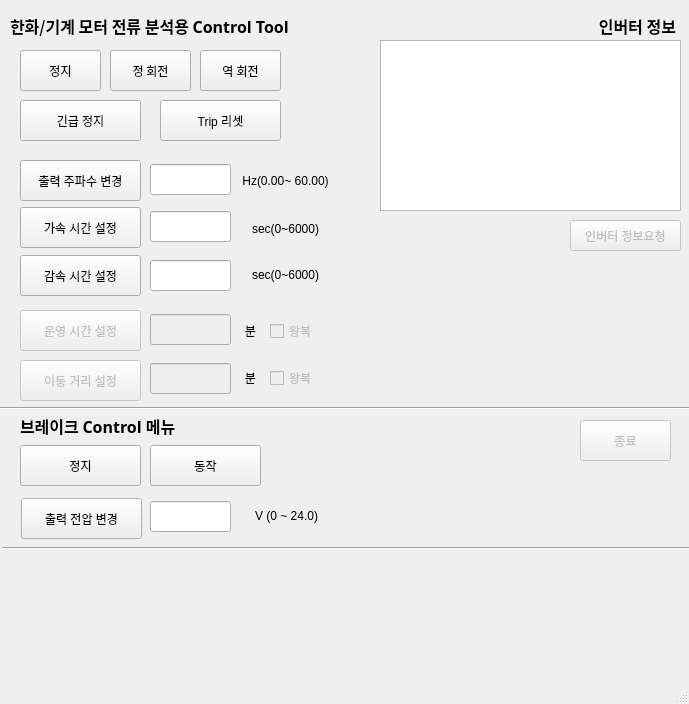
<?xml version="1.0" encoding="UTF-8"?>
<ui version="4.0">
 <class>MainWindow</class>
 <widget class="QMainWindow" name="MainWindow">
  <property name="geometry">
   <rect>
    <x>0</x>
    <y>0</y>
    <width>689</width>
    <height>704</height>
   </rect>
  </property>
  <property name="windowTitle">
   <string>MainWindow</string>
  </property>
  <widget class="QWidget" name="centralwidget">
   <widget class="QLabel" name="label">
    <property name="geometry">
     <rect>
      <x>10</x>
      <y>10</y>
      <width>361</width>
      <height>31</height>
     </rect>
    </property>
    <property name="font">
     <font>
      <family>맑은 고딕</family>
      <pointsize>12</pointsize>
      <weight>75</weight>
      <bold>true</bold>
     </font>
    </property>
    <property name="text">
     <string>한화/기계 모터 전류 분석용 Control Tool</string>
    </property>
   </widget>
   <widget class="QPushButton" name="pushButton_FrontRun">
    <property name="geometry">
     <rect>
      <x>110</x>
      <y>50</y>
      <width>81</width>
      <height>41</height>
     </rect>
    </property>
    <property name="font">
     <font>
      <family>맑은 고딕</family>
      <pointsize>9</pointsize>
      <weight>50</weight>
      <bold>false</bold>
      <kerning>false</kerning>
     </font>
    </property>
    <property name="text">
     <string>정 회전</string>
    </property>
   </widget>
   <widget class="QPushButton" name="pushButton_BackRun">
    <property name="geometry">
     <rect>
      <x>200</x>
      <y>50</y>
      <width>81</width>
      <height>41</height>
     </rect>
    </property>
    <property name="text">
     <string>역 회전</string>
    </property>
   </widget>
   <widget class="QPushButton" name="pushButton_Stop">
    <property name="enabled">
     <bool>true</bool>
    </property>
    <property name="geometry">
     <rect>
      <x>20</x>
      <y>50</y>
      <width>81</width>
      <height>41</height>
     </rect>
    </property>
    <property name="text">
     <string>정지</string>
    </property>
   </widget>
   <widget class="QPushButton" name="pushButton_EMGStop">
    <property name="geometry">
     <rect>
      <x>20</x>
      <y>100</y>
      <width>121</width>
      <height>41</height>
     </rect>
    </property>
    <property name="text">
     <string>긴급 정지</string>
    </property>
   </widget>
   <widget class="QPushButton" name="pushButton_ErrorReset">
    <property name="geometry">
     <rect>
      <x>160</x>
      <y>100</y>
      <width>121</width>
      <height>41</height>
     </rect>
    </property>
    <property name="text">
     <string>Trip 리셋</string>
    </property>
   </widget>
   <widget class="QPushButton" name="pushButton_ChangeFreq">
    <property name="geometry">
     <rect>
      <x>20</x>
      <y>160</y>
      <width>121</width>
      <height>41</height>
     </rect>
    </property>
    <property name="text">
     <string>출력 주파수 변경</string>
    </property>
   </widget>
   <widget class="QLabel" name="label_3">
    <property name="geometry">
     <rect>
      <x>240</x>
      <y>165</y>
      <width>91</width>
      <height>31</height>
     </rect>
    </property>
    <property name="text">
     <string>Hz(0.00~ 60.00)</string>
    </property>
    <property name="alignment">
     <set>Qt::AlignCenter</set>
    </property>
   </widget>
   <widget class="QLabel" name="label_6">
    <property name="geometry">
     <rect>
      <x>240</x>
      <y>213</y>
      <width>91</width>
      <height>31</height>
     </rect>
    </property>
    <property name="text">
     <string>sec(0~6000)</string>
    </property>
    <property name="alignment">
     <set>Qt::AlignCenter</set>
    </property>
   </widget>
   <widget class="QPushButton" name="pushButton_SetAccelTime">
    <property name="geometry">
     <rect>
      <x>20</x>
      <y>207</y>
      <width>121</width>
      <height>41</height>
     </rect>
    </property>
    <property name="text">
     <string>가속 시간 설정</string>
    </property>
   </widget>
   <widget class="QPushButton" name="pushButton_SetDecelTime">
    <property name="geometry">
     <rect>
      <x>20</x>
      <y>255</y>
      <width>121</width>
      <height>41</height>
     </rect>
    </property>
    <property name="text">
     <string>감속 시간 설정</string>
    </property>
   </widget>
   <widget class="QLabel" name="label_7">
    <property name="geometry">
     <rect>
      <x>240</x>
      <y>259</y>
      <width>91</width>
      <height>31</height>
     </rect>
    </property>
    <property name="text">
     <string>sec(0~6000)</string>
    </property>
    <property name="alignment">
     <set>Qt::AlignCenter</set>
    </property>
   </widget>
   <widget class="QLabel" name="label_8">
    <property name="geometry">
     <rect>
      <x>240</x>
      <y>315</y>
      <width>21</width>
      <height>31</height>
     </rect>
    </property>
    <property name="text">
     <string>분</string>
    </property>
    <property name="alignment">
     <set>Qt::AlignCenter</set>
    </property>
   </widget>
   <widget class="QPushButton" name="pushButton_SetOpTime">
    <property name="enabled">
     <bool>false</bool>
    </property>
    <property name="geometry">
     <rect>
      <x>20</x>
      <y>310</y>
      <width>121</width>
      <height>41</height>
     </rect>
    </property>
    <property name="text">
     <string>운영 시간 설정</string>
    </property>
   </widget>
   <widget class="QCheckBox" name="checkBox_OpTimeShuttle">
    <property name="enabled">
     <bool>false</bool>
    </property>
    <property name="geometry">
     <rect>
      <x>270</x>
      <y>323</y>
      <width>51</width>
      <height>16</height>
     </rect>
    </property>
    <property name="text">
     <string>왕복</string>
    </property>
   </widget>
   <widget class="QPushButton" name="pushButton_SetMovingDistance">
    <property name="enabled">
     <bool>false</bool>
    </property>
    <property name="geometry">
     <rect>
      <x>20</x>
      <y>360</y>
      <width>121</width>
      <height>41</height>
     </rect>
    </property>
    <property name="text">
     <string>이동 거리 설정</string>
    </property>
   </widget>
   <widget class="QLabel" name="label_9">
    <property name="geometry">
     <rect>
      <x>240</x>
      <y>362</y>
      <width>21</width>
      <height>31</height>
     </rect>
    </property>
    <property name="text">
     <string>분</string>
    </property>
    <property name="alignment">
     <set>Qt::AlignCenter</set>
    </property>
   </widget>
   <widget class="QCheckBox" name="checkBox_DistanceShuttle">
    <property name="enabled">
     <bool>false</bool>
    </property>
    <property name="geometry">
     <rect>
      <x>270</x>
      <y>370</y>
      <width>51</width>
      <height>16</height>
     </rect>
    </property>
    <property name="text">
     <string>왕복</string>
    </property>
   </widget>
   <widget class="QPushButton" name="pushButton_BreakRun">
    <property name="geometry">
     <rect>
      <x>150</x>
      <y>445</y>
      <width>111</width>
      <height>41</height>
     </rect>
    </property>
    <property name="font">
     <font>
      <family>맑은 고딕</family>
      <pointsize>9</pointsize>
      <weight>50</weight>
      <bold>false</bold>
      <kerning>false</kerning>
     </font>
    </property>
    <property name="text">
     <string>동작</string>
    </property>
   </widget>
   <widget class="QLabel" name="label_10">
    <property name="geometry">
     <rect>
      <x>20</x>
      <y>410</y>
      <width>221</width>
      <height>31</height>
     </rect>
    </property>
    <property name="font">
     <font>
      <family>맑은 고딕</family>
      <pointsize>12</pointsize>
      <weight>75</weight>
      <bold>true</bold>
     </font>
    </property>
    <property name="text">
     <string>브레이크 Control 메뉴</string>
    </property>
   </widget>
   <widget class="QPushButton" name="pushButton_BreakStop">
    <property name="geometry">
     <rect>
      <x>20</x>
      <y>445</y>
      <width>121</width>
      <height>41</height>
     </rect>
    </property>
    <property name="text">
     <string>정지</string>
    </property>
   </widget>
   <widget class="QLabel" name="label_11">
    <property name="geometry">
     <rect>
      <x>241</x>
      <y>500</y>
      <width>91</width>
      <height>31</height>
     </rect>
    </property>
    <property name="text">
     <string>V (0 ~ 24.0)</string>
    </property>
    <property name="alignment">
     <set>Qt::AlignCenter</set>
    </property>
   </widget>
   <widget class="QPushButton" name="pushButton_ChangeOutVoltage">
    <property name="geometry">
     <rect>
      <x>21</x>
      <y>498</y>
      <width>121</width>
      <height>41</height>
     </rect>
    </property>
    <property name="text">
     <string>출력 전압 변경</string>
    </property>
   </widget>
   <widget class="QLabel" name="label_15">
    <property name="geometry">
     <rect>
      <x>455</x>
      <y>10</y>
      <width>221</width>
      <height>31</height>
     </rect>
    </property>
    <property name="font">
     <font>
      <family>맑은 고딕</family>
      <pointsize>12</pointsize>
      <weight>75</weight>
      <bold>true</bold>
     </font>
    </property>
    <property name="layoutDirection">
     <enum>Qt::LeftToRight</enum>
    </property>
    <property name="autoFillBackground">
     <bool>false</bool>
    </property>
    <property name="text">
     <string>인버터 정보</string>
    </property>
    <property name="alignment">
     <set>Qt::AlignRight|Qt::AlignTrailing|Qt::AlignVCenter</set>
    </property>
   </widget>
   <widget class="QPushButton" name="pushButton_Exit">
    <property name="enabled">
     <bool>false</bool>
    </property>
    <property name="geometry">
     <rect>
      <x>580</x>
      <y>420</y>
      <width>91</width>
      <height>41</height>
     </rect>
    </property>
    <property name="text">
     <string>종료</string>
    </property>
   </widget>
   <widget class="QLineEdit" name="lineEdit_Frq">
    <property name="geometry">
     <rect>
      <x>150</x>
      <y>164</y>
      <width>81</width>
      <height>31</height>
     </rect>
    </property>
    <property name="alignment">
     <set>Qt::AlignRight|Qt::AlignTrailing|Qt::AlignVCenter</set>
    </property>
   </widget>
   <widget class="QLineEdit" name="lineEdit_AccTime">
    <property name="geometry">
     <rect>
      <x>150</x>
      <y>211</y>
      <width>81</width>
      <height>31</height>
     </rect>
    </property>
   </widget>
   <widget class="QLineEdit" name="lineEdit_DecTime">
    <property name="geometry">
     <rect>
      <x>150</x>
      <y>260</y>
      <width>81</width>
      <height>31</height>
     </rect>
    </property>
   </widget>
   <widget class="QLineEdit" name="lineEdit_OpTime">
    <property name="enabled">
     <bool>false</bool>
    </property>
    <property name="geometry">
     <rect>
      <x>150</x>
      <y>314</y>
      <width>81</width>
      <height>31</height>
     </rect>
    </property>
   </widget>
   <widget class="QLineEdit" name="lineEdit_Dist">
    <property name="enabled">
     <bool>false</bool>
    </property>
    <property name="geometry">
     <rect>
      <x>150</x>
      <y>363</y>
      <width>81</width>
      <height>31</height>
     </rect>
    </property>
   </widget>
   <widget class="QLineEdit" name="lineEdit_OutVol">
    <property name="geometry">
     <rect>
      <x>150</x>
      <y>501</y>
      <width>81</width>
      <height>31</height>
     </rect>
    </property>
   </widget>
   <widget class="QTextEdit" name="textEdit_InvInfo">
    <property name="geometry">
     <rect>
      <x>380</x>
      <y>40</y>
      <width>301</width>
      <height>171</height>
     </rect>
    </property>
    <property name="font">
     <font>
      <family>Arial</family>
      <pointsize>10</pointsize>
      <weight>75</weight>
      <bold>true</bold>
     </font>
    </property>
   </widget>
   <widget class="Line" name="line">
    <property name="geometry">
     <rect>
      <x>-70</x>
      <y>400</y>
      <width>761</width>
      <height>16</height>
     </rect>
    </property>
    <property name="orientation">
     <enum>Qt::Horizontal</enum>
    </property>
   </widget>
   <widget class="QPushButton" name="pushButton_Update">
    <property name="enabled">
     <bool>false</bool>
    </property>
    <property name="geometry">
     <rect>
      <x>570</x>
      <y>220</y>
      <width>111</width>
      <height>31</height>
     </rect>
    </property>
    <property name="text">
     <string>인버터 정보요청</string>
    </property>
   </widget>
   <widget class="Line" name="line_2">
    <property name="geometry">
     <rect>
      <x>2</x>
      <y>540</y>
      <width>761</width>
      <height>16</height>
     </rect>
    </property>
    <property name="orientation">
     <enum>Qt::Horizontal</enum>
    </property>
   </widget>
  </widget>
  <widget class="QMenuBar" name="menubar">
   <property name="geometry">
    <rect>
     <x>0</x>
     <y>0</y>
     <width>689</width>
     <height>21</height>
    </rect>
   </property>
  </widget>
  <widget class="QStatusBar" name="statusbar"/>
 </widget>
 <resources/>
 <connections/>
</ui>
